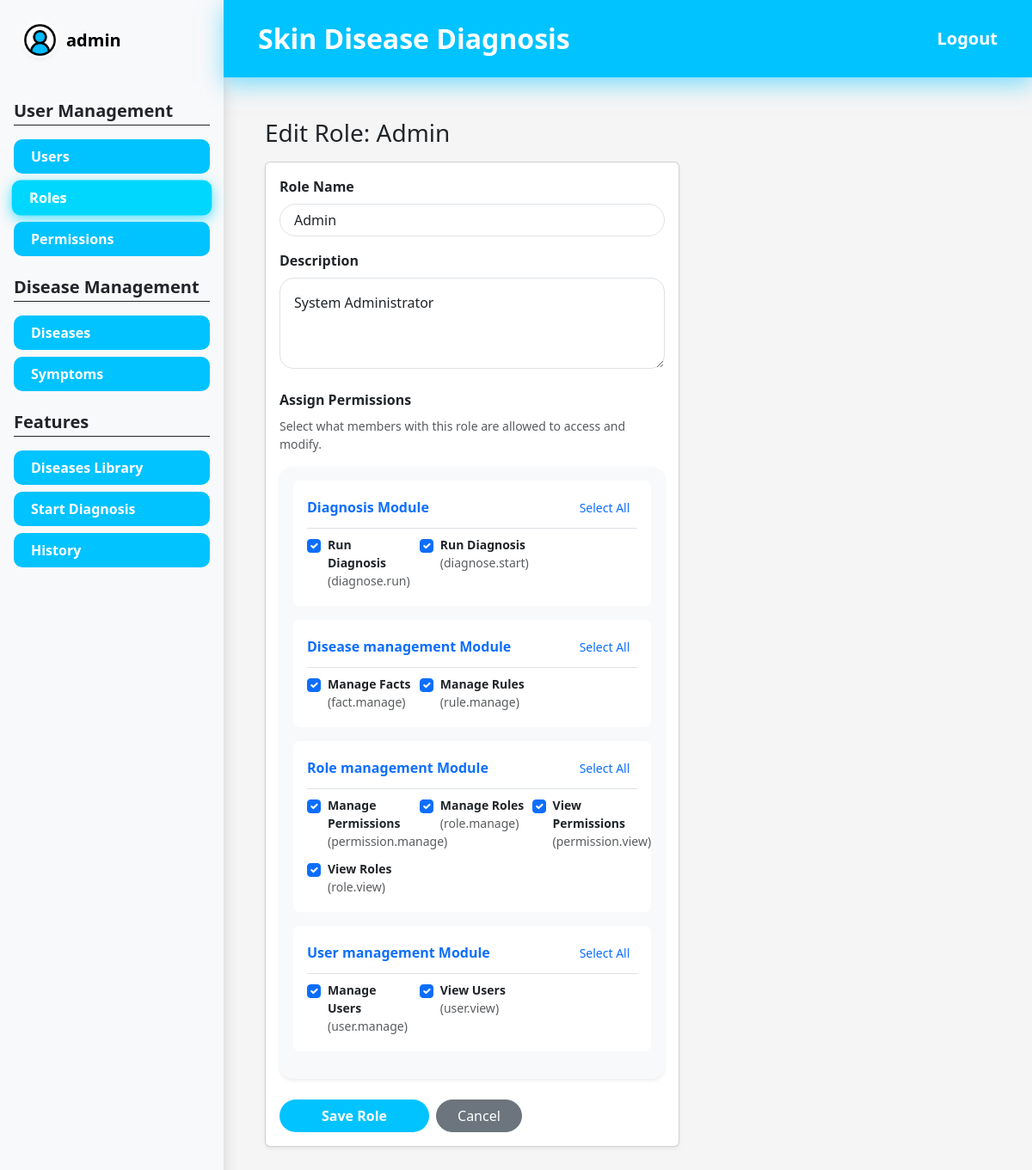
Page /roles/1/edit (signed in) on the committed database.
### app/models/user.py (models this page shows, shortened)
class User(UserMixin, db.Model):
    __tablename__ = "users"
    id = db.Column(db.Integer, primary_key=True)
    username = db.Column(db.String(80), unique=True, nullable=False)
    email = db.Column(db.String(120), unique=True, nullable=False)
    full_name = db.Column(db.String(120), nullable=False)
    phone_number = db.Column(db.String(15), unique=True, nullable=False)
    is_active = db.Column(db.Boolean, default=True, nullable=False)
    password_hash = db.Column(db.String(255), nullable=False)
    picture = db.Column(db.String(255))
    created_at = db.Column(db.DateTime, default=datetime.utcnow, nullable=False)
    updated_at = db.Column(db.DateTime, default=datetime.utcnow, onupdate=datetime.utcnow, nullable=False)
    roles = db.relationship("Role", secondary=user_roles, back_populates="users")
    diagnoses = db.relationship("Diagnose", secondary=user_diagnoses, back_populates="users")
    def has_role(self, role_name: str) -> bool:
        return any(role.name == role_name for role in self.roles)
    @property
    def is_admin(self) -> bool:
        return self.has_role("Admin")

### app/models/role.py (models this page shows, shortened)
class Role(db.Model):
    __tablename__ = "roles"
    id = db.Column(db.Integer, primary_key=True)
    name = db.Column(db.String(80), unique=True, nullable=False)
    description = db.Column(db.String(255))
    created_at = db.Column(db.DateTime, default=datetime.utcnow, nullable=False)
    updated_at = db.Column(db.DateTime, default=datetime.utcnow, onupdate=datetime.utcnow, nullable=False)
    users = db.relationship("User", secondary=user_roles, back_populates="roles")
    permissions = db.relationship("Permission", secondary=role_permissions, back_populates="roles")

### app/models/permission.py (models this page shows, shortened)
class Permission(db.Model):
    __tablename__ = "permissions"
    id = db.Column(db.Integer, primary_key=True)
    code = db.Column(db.String(64), unique=True, nullable=False, index=True)
    name = db.Column(db.String(120), nullable=False)
    description = db.Column(db.String(255))
    module = db.Column(db.String(80), nullable=False, default="General")
    created_at = db.Column(db.DateTime, default=datetime.utcnow, nullable=False)
    updated_at = db.Column(db.DateTime, default=datetime.utcnow, onupdate=datetime.utcnow, nullable=False)
    roles = db.relationship("Role", secondary=role_permissions, back_populates="permissions")

### app/routes/role_routes.py (the view, shortened to what this page needs)
@role_bp.route("/<int:role_id>/edit", methods=["GET", "POST"])
@login_required
@has_permission("role.manage")
def edit(role_id: int):
    role = Role.query.get_or_404(role_id)
    form = RoleEditForm(original_role=role, obj=role)
    all_permissions = Permission.query.order_by(Permission.module, Permission.name).all()
    grouped_permissions = defaultdict(list)
    for perm in all_permissions:
        module_name = perm.module if perm.module else "General"
        grouped_permissions[module_name].append(perm)
    return render_template(
        "roles/edit.html",
        form=form,
        role=role,
        grouped_permissions=grouped_permissions
    )

### app/forms/role_forms.py (shortened to what this page needs)
class RoleEditForm(FlaskForm):
    name = StringField(
        "Name",
        validators=[DataRequired(), Length(min=2, max=80)],
    )
    description = TextAreaField("Description")
    permission_ids = MulticheckboxField("Permissions",
        coerce=int,
    )
    submit = SubmitField("Update")
    def __init__(self, original_role: Role, *args, **kwargs):
        super().__init__(*args, **kwargs)
        self.original_role = original_role
        self.permission_ids.choices = _permission_choices()
        self.permissions_by_module = _permission_grouped_by_module()
        if not self.is_submitted():
            self.permission_ids.data = [p.id for p in original_role.permissions]

### app/forms/role_forms.py (called while the page is built)
def _permission_choices():
    return [
        (perm.id, f"{perm.code} - {perm.name}")
        for perm in db.session.scalars(
            db.select(Permission).order_by(Permission.code)
        )
    ]

def _permission_grouped_by_module():
    perms = list(
        db.session.scalars(
            db.select(Permission).order_by(
                Permission.module, Permission.code
            )
        )
    )
    grouped = defaultdict(list)
    for perm in perms:
        module = perm.module or "General"
        grouped[module].append(perm)
    return dict(grouped)

### app/templates/roles/edit.html (shortened to what this page needs)
{% extends "layouts/base.html" %}
{% block content %}
<div class="row">
    <div class="col-lg-8 col-xl-7">
        <h1 class="h3 mb-3">Edit Role: {{ role.name }}</h1>
        <div class="card shadow-sm">
            <div class="card-body">
                <form method="POST">
                    {% include "roles/_form.html" %}
                </form>
            </div>
        </div>
    </div>
</div>
{% endblock %}

### app/templates/layouts/base.html (shortened to what this page needs)
<!DOCTYPE html>
<html lang="en">
<head>
    <link href="https://cdn.jsdelivr.net/npm/bootstrap@5.3.0/dist/css/bootstrap.min.css" rel="stylesheet" />
    <link rel="stylesheet" href="{{ url_for('static', filename='css/style.css') }}" />
</head>
<body>
    <div class="d-flex min-vh-100">
        <aside class="sidebar d-none d-md-flex flex-column bg-light shadow">
            <div class="sidebar-user-header p-4 d-flex align-items-center mb-4">
                <div class="user-avatar-small me-2">
                    <img src="{% if current_user.is_authenticated and current_user.picture %}
                            {{ url_for('static', filename='uploads/' ~ current_user.picture) }}
                        {% else %}{{ url_for('static', filename='images/8358770.png') }}
                        {% endif %}"
                    class="rounded-circle w-100 h-100 shadow-sm"
                    style="object-fit: cover;">
                </div>
                <span class="text-black fw-bold fs-5">{{ current_user.username if current_user.is_authenticated else "User" }}</span>
            </div>
            {% if current_user.is_authenticated %}
                {% if current_user.roles %}
                    {% set role_list = current_user.roles | map(attribute='name') | map('lower') | list %}
                {% elif current_user.role %}
                    {% set role_list = [current_user.role.name | lower] if current_user.role.name is defined else [current_user.role | lower] %}
                {% else %}
                    {% set role_list = [] %}
                {% endif %}
                {% set is_admin_user = (current_user.is_admin is defined and current_user.is_admin) or ('admin' in role_list) %}
                {% set is_dermatologist_user = 'dermatologist' in role_list %}
                {% if is_admin_user %}
                    <div class="px-3 mb-4">
                        <h5 class="fw-bold text-dark border-bottom border-dark pb-1 mb-3">User Management</h5>
                        <nav class="nav flex-column gap-2">
                            <a href="{{ url_for('users.index') }}" class="sidebar-link {% if request.blueprint == 'users' %}active{% endif %}">Users</a>
                            <a href="{{ url_for('roles.index') }}" class="sidebar-link {% if request.blueprint == 'roles' %}active{% endif %}">Roles</a>
                            <a href="{{ url_for('permissions.index') }}" class="sidebar-link {% if request.blueprint == 'permissions' %}active{% endif %}">Permissions</a>
                        </nav>
                    </div>
                {% endif %}
                {% if is_admin_user or is_dermatologist_user %}
                    <div class="px-3 mb-4">
                        <h5 class="fw-bold text-dark border-bottom border-dark pb-1 mb-3">Disease Management</h5>
                        <nav class="nav flex-column gap-2">
                            <a href="{{ url_for('rules.index') }}" class="sidebar-link {% if request.blueprint == 'rules' %}active{% endif %}">Diseases</a>
                            <a href="{{ url_for('facts.index') }}" class="sidebar-link {% if request.blueprint == 'facts' %}active{% endif %}">Symptoms</a>
                        </nav>
                    </div>
                {% endif %}
                <div class="px-3 mb-4">
                    <h5 class="fw-bold text-dark border-bottom border-dark pb-1 mb-3">Features</h5>
                    <nav class="nav flex-column gap-2">
                        <a href="{{ url_for('diagnoses.dashboard') }}" class="sidebar-link {% if request.endpoint == 'diagnoses.dashboard' %}active{% endif %}">Diseases Library</a>
                        <a href="{{ url_for('diagnoses.diagnose') }}" class="sidebar-link {% if request.endpoint == 'diagnoses.diagnose' %}active{% endif %}">Start Diagnosis</a>
                        <a href="{{ url_for('diagnoses.diagnose_history') }}" class="sidebar-link {% if request.endpoint == 'diagnoses.diagnose_history' %}active{% endif %}">History</a>
                    </nav>
                </div>
            {% endif %}
        </aside>
        <div class="flex-grow-1 bg-custom-gray-light">
            <nav class="navbar navbar-expand-lg navbar-dark bg-custom-blue header-glow p-3">
                <div class="container-fluid px-4">
                    <a class="navbar-brand fw-bold fs-2" href="#">Skin Disease Diagnosis</a>
                    <div class="ms-auto">
                        {% if current_user.is_authenticated %}
                            <a href="{{ url_for('auth.logout') }}" class="text-white fw-bold text-decoration-none fs-5">Logout</a>
                        {% else %}
                            <a href="{{ url_for('auth.login') }}" class="text-white fw-bold text-decoration-none fs-5">Login</a>
                        {% endif %}
                    </div>
                </div>
            </nav>
            <main class="p-5">
                {% block content %}{% endblock %}
            </main>
        </div>
    </div>
</body>
</html>

### app/templates/roles/_form.html
<div class="mb-3">
    <label class="form-label fw-bold">Role Name</label>
    {{ form.name(class="form-control rounded-pill px-3", placeholder="e.g., Doctor, Dermatologist, Manager") }}
</div>
<div class="mb-4">
    <label class="form-label fw-bold">Description</label>
    {{ form.description(class="form-control rounded-4 p-3", rows="3", placeholder="Brief explanation of what this role does...") }}
</div>
<div class="mb-4">
    <label class="form-label fw-bold d-block">Assign Permissions</label>
    <small class="text-muted d-block mb-3">Select what members with this role are allowed to access and modify.</small>
    <div class="card border-0 shadow-sm p-3 bg-light rounded-4">
        {% if grouped_permissions %}
            {% for module, perms in grouped_permissions.items() %}
            <div class="mb-3 p-3 bg-white rounded-3 shadow-xs">
                <div class="d-flex justify-content-between align-items-center mb-2 border-bottom pb-2">
                    <h6 class="fw-bold text-primary mb-0">{{ module|capitalize }} Module</h6>
                    <button type="button" class="btn btn-sm btn-link text-decoration-none select-all-btn" data-module="{{ module }}">Select All</button>
                </div>
                <div class="row g-2">
                    {% for perm in perms %}
                    <div class="col-md-6 col-lg-4">
                        <div class="form-check custom-checkbox-pill">
                            <input class="form-check-input" type="checkbox" name="permission_ids" value="{{ perm.id }}" id="perm_{{ perm.id }}"
                                   {% if role and perm in role.permissions %}checked{% endif %}>
                            <label class="form-check-label small" for="perm_{{ perm.id }}">
                                <strong>{{ perm.name }}</strong> <br>
                                <span class="text-muted fs-7">({{ perm.code }})</span>
                            </label>
                        </div>
                    </div>
                    {% endfor %}
                </div>
            </div>
            {% endfor %}
        {% else %}
            <p class="text-muted mb-0 small">No permissions created yet. Go to <a href="{{ url_for('permissions.index') }}">Permissions Management</a> to seed them.</p>
        {% endif %}
    </div>
</div>
<div class="d-flex gap-2">
    <button type="submit" class="btn bg-custom-blue text-white rounded-pill px-5 fw-bold">Save Role</button>
    <a href="{{ url_for('roles.index') }}" class="btn btn-secondary rounded-pill px-4">Cancel</a>
</div>

### app/static/css/style.css (style rules this page uses)
body { background-color: #f5f5f5; }
.bg-custom-blue { background-color: #00c3ff !important; }
.sidebar { width: 260px; min-width: 260px; background-color: #f8f9fa; }
.header-glow { box-shadow: 0px 8px 20px rgba(0, 195, 255, 0.4); position: relative; z-index: 10; }
.sidebar-link { display: block; width: 100%; padding: 8px 20px; background-color: #00c3ff; color: white !important; text-decoration: none; font-weight: bold; border-radius: 10px; transition: all 0.2s ease-in-out; border: none; text-align: left; }
.sidebar-link:hover, .sidebar-link.active { box-shadow: 0px 4px 15px rgba(0, 195, 255, 0.7); transform: scale(1.02); filter: brightness(1.1); }
.user-avatar-small { width: 45px; height: 45px; background: white; border-radius: 50%; padding: 2px; }
.header-glow { box-shadow: 0px 8px 20px rgba(0, 195, 255, 0.5); z-index: 1; position: relative; }
.bg-custom-blue { background-color: #00c3ff; }
.header-glow { box-shadow: 0px 8px 25px rgba(0, 195, 255, 0.5); z-index: 1; position: relative; }

### rows in the picture
User: is_active+username "admin"
Role: name "Admin", description "System Administrator"
Permission: module "Diagnosis", name "Run Diagnosis", code "diagnose.run"
Permission: name "Run Diagnosis", code "diagnose.start"
Permission: module "Disease management", name "Manage Facts", code "fact.manage"
Permission: name "Manage Rules", code "rule.manage"
Permission: module "Role management", name "Manage Permissions", code "permission.manage"
Permission: name "Manage Roles", code "role.manage"
Permission: name "View Permissions", code "permission.view"
Permission: name "View Roles", code "role.view"
Permission: module "User management", name "Manage Users", code "user.manage"
Permission: name "View Users", code "user.view"
